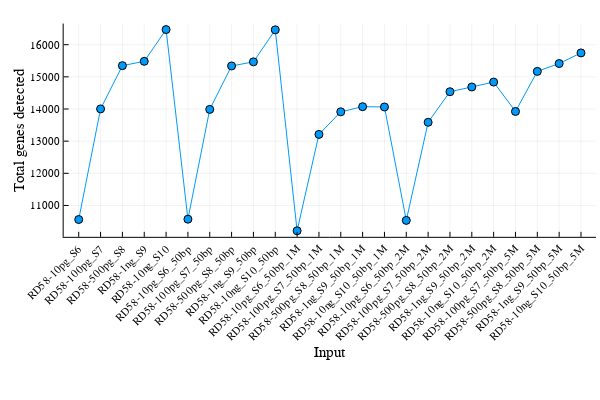

The code cell stored with this chart in its notebook:
### Code cell
# Total genes detected
newColumn = rd58_df[!, "protein-coding_gene_mapped(21859)"]
plot(rd58_df[!, "sample"], 
    newColumn, 
    marker = :circle,
    xlabel = "Input", 
    ylabel = "Total genes detected",
    label = false, 
    xrotation = 45, 
    xticks = :all)

### Figure 1 — Plotly figure (JSON) as saved in the notebook; plotly's stock layout.template omitted (floating-point values rounded to 4 significant figures)
{"data": [{"colorbar": {"title": ""}, "legendgroup": "", "line": {"color": "rgba(0, 154, 250, 1.000)", "dash": "solid", "shape": "linear", "width": 1}, "marker": {"color": "rgba(0, 154, 250, 1.000)", "line": {"color": "rgba(0, 0, 0, 1.000)", "width": 1}, "size": 8, "symbol": "circle"}, "mode": "lines+markers", "name": "", "showlegend": false, "type": "scatter", "x": [0.5, 1.5, 2.5, 3.5, 4.5, 5.5, 6.5, 7.5, 8.5, 9.5, 10.5, 11.5, 12.5, 13.5, 14.5, 15.5, 16.5, 17.5, 18.5, 19.5, 20.5, 21.5, 22.5, 23.5], "xaxis": "x", "y": [10563, 14003, 15348, 15483, 16470, 10573, 13988, 15339, 15466, 16462, 10212, 13210, 13912, 14072, 14063, 10536, 13587, 14538, 14685, 14837, 13923, 15170, 15414, 15745], "yaxis": "y", "zmax": null, "zmin": null}], "layout": {"annotations": [], "height": 400, "legend": {"bgcolor": "rgba(255, 255, 255, 1.000)", "bordercolor": "rgba(0, 0, 0, 1.000)", "borderwidth": 1, "font": {"color": "rgba(0, 0, 0, 1.000)", "family": "sans-serif", "size": 11}, "title": {"font": {"color": "rgba(0, 0, 0, 1.000)", "family": "sans-serif", "size": 15}, "text": ""}, "tracegroupgap": 0, "traceorder": "normal", "x": 1, "xanchor": "auto", "y": 1, "yanchor": "auto"}, "margin": {"b": 20, "l": 0, "r": 0, "t": 20}, "paper_bgcolor": "rgba(255, 255, 255, 1.000)", "plot_bgcolor": "rgba(255, 255, 255, 1.000)", "showlegend": true, "width": 600, "xaxis": {"anchor": "y", "domain": [0.1061, 0.9934], "gridcolor": "rgba(0, 0, 0, 0.100)", "gridwidth": 0.5, "linecolor": "rgba(0, 0, 0, 1.000)", "mirror": false, "range": [-0.19, 24.19], "showgrid": true, "showline": true, "showticklabels": true, "tickangle": -45, "tickcolor": "rgb(0, 0, 0)", "tickfont": {"color": "rgba(0, 0, 0, 1.000)", "family": "sans-serif", "size": 11}, "tickmode": "array", "ticks": "inside", "ticktext": ["RD58-10pg_S6", "RD58-100pg_S7", "RD58-500pg_S8", "RD58-1ng_S9", "RD58-10ng_S10", "RD58-10pg_S6_50bp", "RD58-100pg_S7_50bp", "RD58-500pg_S8_50bp", "RD58-1ng_S9_50bp", "RD58-10ng_S10_50bp", "RD58-10pg_S6_50bp_1M", "RD58-100pg_S7_50bp_1M", "RD58-500pg_S8_50bp_1M", "RD58-1ng_S9_50bp_1M", "RD58-10ng_S10_50bp_1M", "RD58-10pg_S6_50bp_2M", "RD58-100pg_S7_50bp_2M", "RD58-500pg_S8_50bp_2M", "RD58-1ng_S9_50bp_2M", "RD58-10ng_S10_50bp_2M", "RD58-100pg_S7_50bp_5M", "RD58-500pg_S8_50bp_5M", "RD58-1ng_S9_50bp_5M", "RD58-10ng_S10_50bp_5M"], "tickvals": [0.5, 1.5, 2.5, 3.5, 4.5, 5.5, 6.5, 7.5, 8.5, 9.5, 10.5, 11.5, 12.5, 13.5, 14.5, 15.5, 16.5, 17.5, 18.5, 19.5, 20.5, 21.5, 22.5, 23.5], "title": "Input", "titlefont": {"color": "rgba(0, 0, 0, 1.000)", "family": "sans-serif", "size": 15}, "type": "-", "visible": true, "zeroline": false, "zerolinecolor": "rgba(0, 0, 0, 1.000)"}, "yaxis": {"anchor": "x", "domain": [0.3977, 0.9902], "gridcolor": "rgba(0, 0, 0, 0.100)", "gridwidth": 0.5, "linecolor": "rgba(0, 0, 0, 1.000)", "mirror": false, "range": [10020.0, 16660.0], "showgrid": true, "showline": true, "showticklabels": true, "tickangle": 0, "tickcolor": "rgb(0, 0, 0)", "tickfont": {"color": "rgba(0, 0, 0, 1.000)", "family": "sans-serif", "size": 11}, "tickmode": "array", "ticks": "inside", "ticktext": ["11000", "12000", "13000", "14000", "15000", "16000"], "tickvals": [11000, 12000, 13000, 14000, 15000, 16000], "title": "Total genes detected", "titlefont": {"color": "rgba(0, 0, 0, 1.000)", "family": "sans-serif", "size": 15}, "type": "-", "visible": true, "zeroline": false, "zerolinecolor": "rgba(0, 0, 0, 1.000)"}}}
